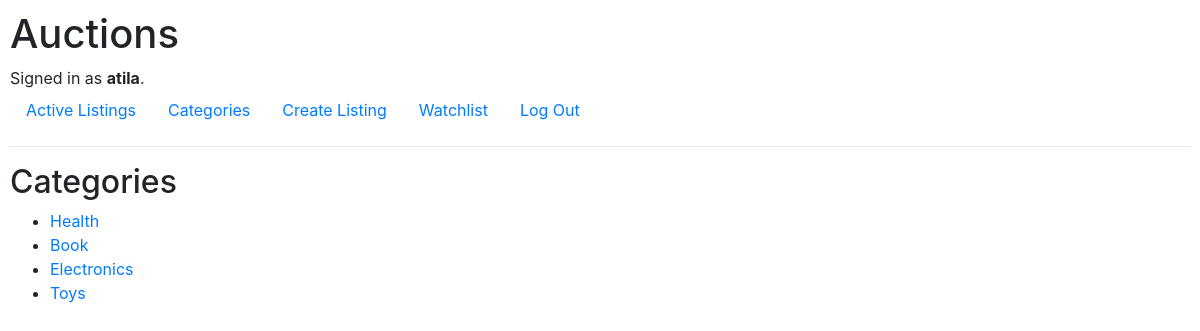
The page /categories (signed in) on the database its author committed.
### auctions/models.py (models this page shows, shortened)
class User(AbstractUser):
    watchlist = models.ManyToManyField('Auction', blank=True, related_name="watch_list")

class Category(models.Model):
    title = models.CharField(max_length=64)

### auctions/views.py (the view)
# urls.py: path("categories", views.list_categories, name="list_categories"),
def list_categories(request):
    categories = Category.objects.all()
    return render(request, "auctions/categories.html",{
        "categories": categories
    })

### auctions/templates/auctions/categories.html
{% extends "auctions/layout.html" %}
{% load static %}
{% block body %}
<h2>Categories</h2>
<ul>
		{% for category in categories %}
				<li>
						<a href="{% url 'index' %}?category={{category.title}}">{{category.title}}</a>
				</li>
		{% endfor %}
</ul>
{% endblock %}

### auctions/templates/auctions/layout.html (shortened to what this page needs)
{% load static %}
<!DOCTYPE html>
<html lang="en">
    <head>
        <link rel="stylesheet" href="https://stackpath.bootstrapcdn.com/bootstrap/4.4.1/css/bootstrap.min.css">
        <link href="{% static 'auctions/styles.css' %}" rel="stylesheet">
    </head>
    <body>
        <h1>Auctions</h1>
        <div>
            {% if user.is_authenticated %}
                Signed in as <strong>{{ user.username }}</strong>.
            {% else %}
                Not signed in.
            {% endif %}
        </div>
        <ul class="nav">
            <li class="nav-item">
                <a class="nav-link" href="{% url 'index' %}">Active Listings</a>
            </li>
             <li class="nav-item">
                <a class="nav-link" href="{% url 'list_categories' %}">Categories</a>
            </li>
            {% if user.is_authenticated %}
                <li class="nav-item">
                      <a class="nav-link" href="{% url 'create_auction' %}">Create Listing</a>
                </li>
                    <li class="nav-item">
                    <a class="nav-link" href="{% url 'list_watchlist' %}">Watchlist</a>
                </li>
                    <li class="nav-item">
                    <a class="nav-link" href="{% url 'logout' %}">Log Out</a>
                </li>
            {% endif %}
        </ul>
        <hr>
            {% block body %}
            {% endblock %}
    </body>
</html>

### auctions/static/auctions/styles.css (style rules this page uses)
body { padding: 10px; }

### rows shown on the page
User: username "atila"
Category: title "Health"
Category: title "Book"
Category: title "Electronics"
Category: title "Toys"
